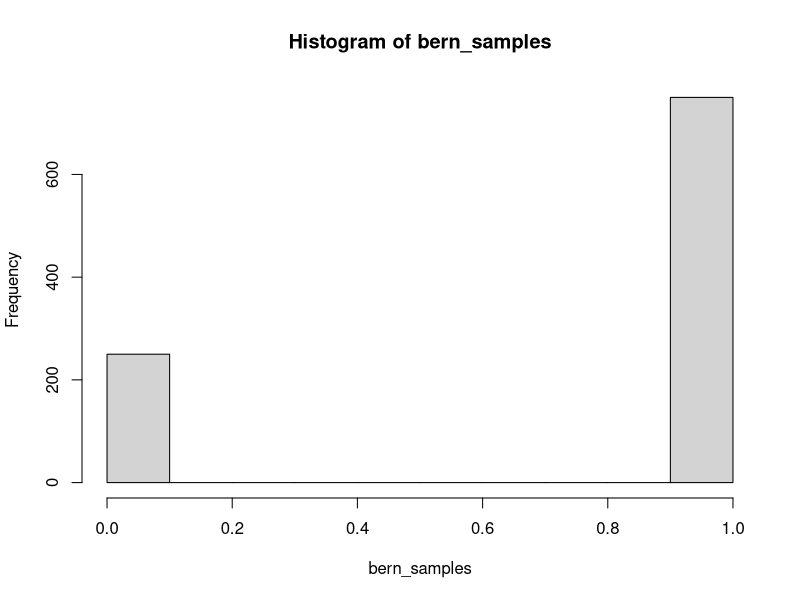
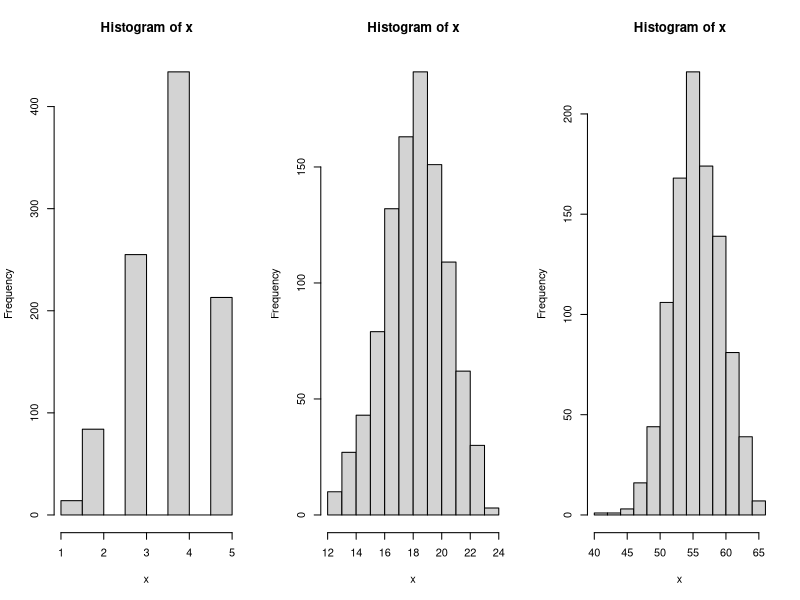
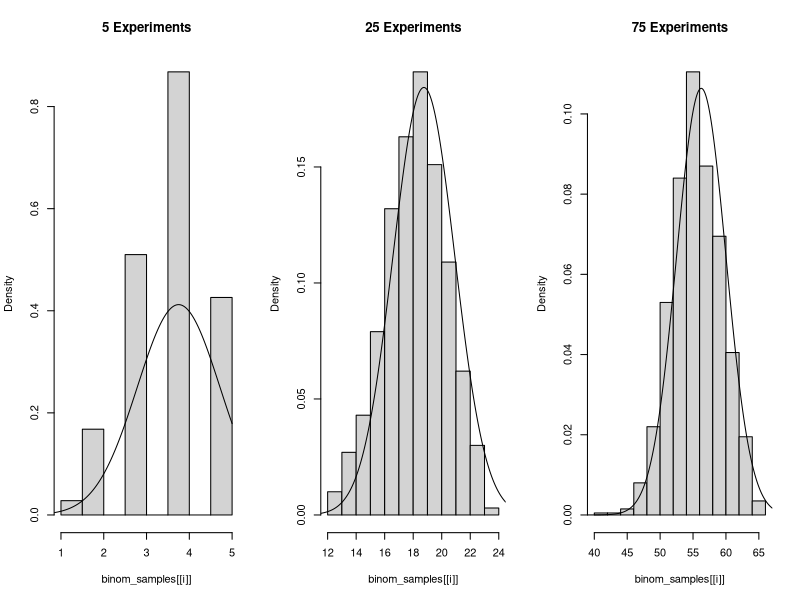
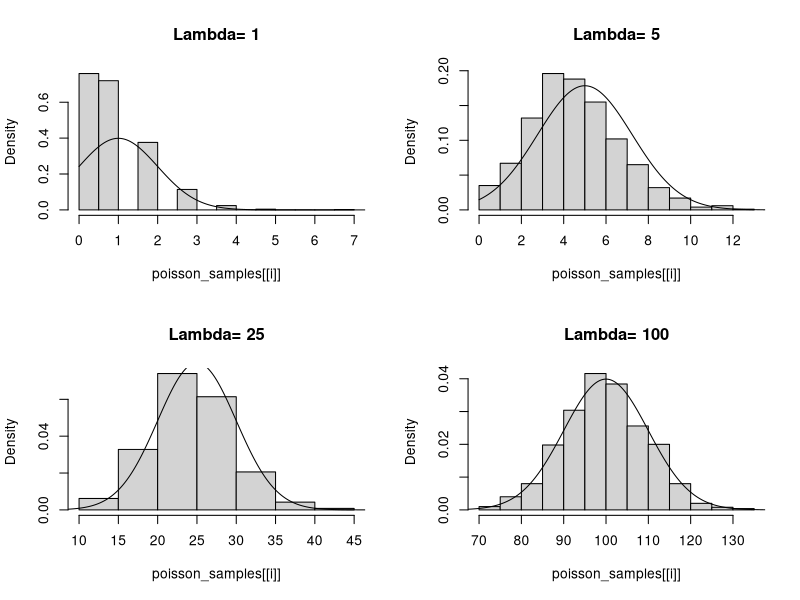
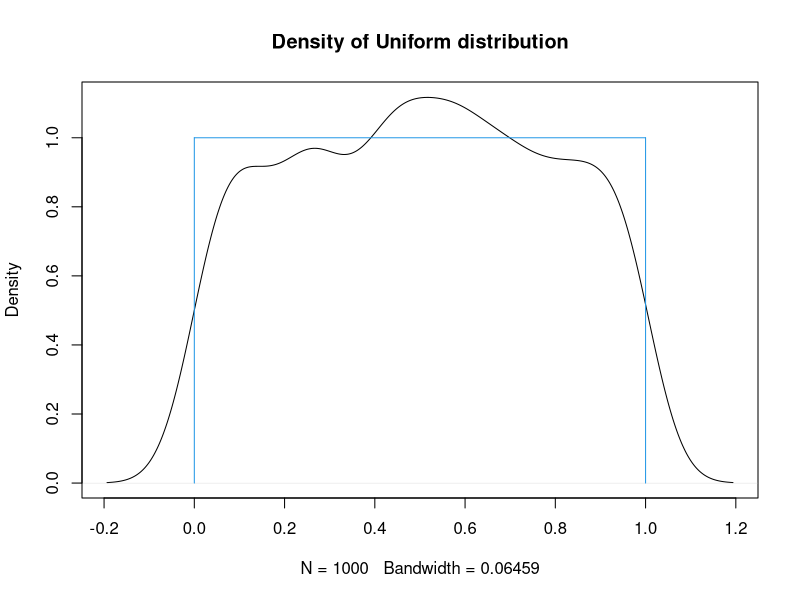
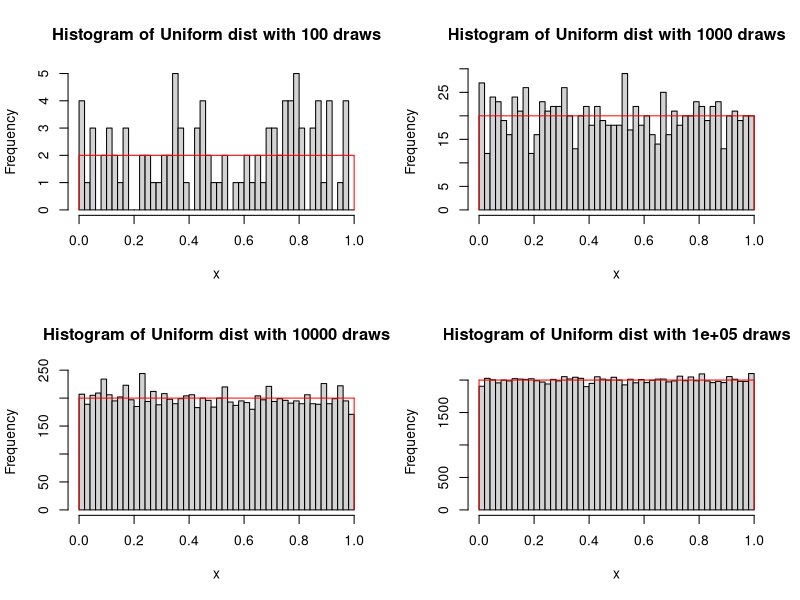
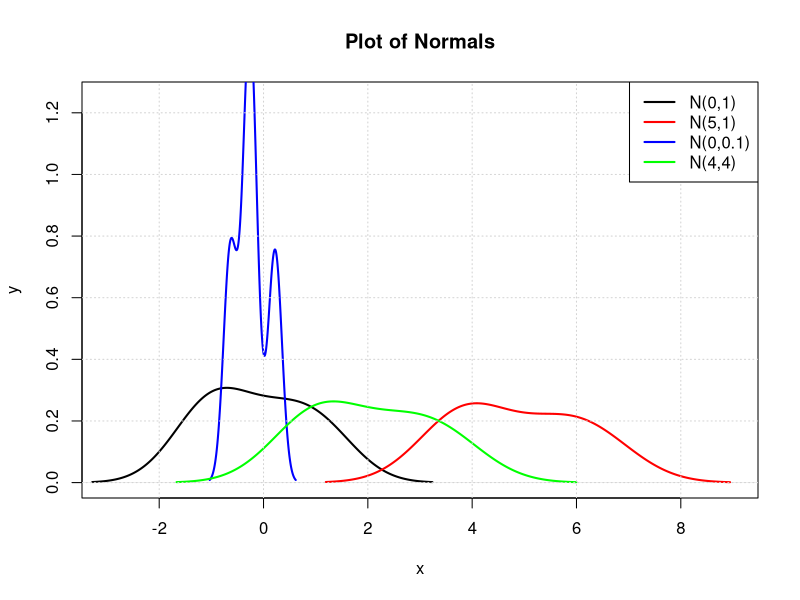
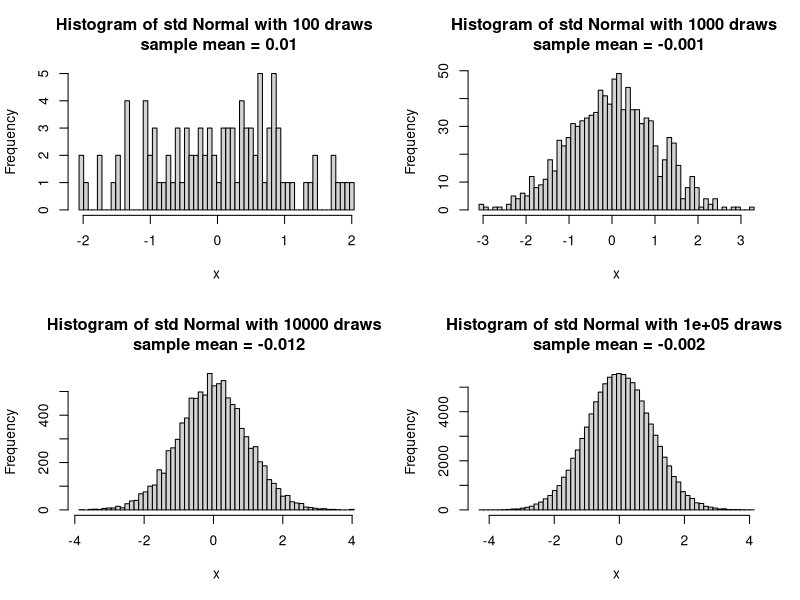

Source code (R) for these figures, in order:
##--------------------------------------------
##
## Exploring Data in R (lecture 1)
##
## Class: PCE Data Science 350
##
## Contains examples of:
##
## -Working with Distributions
##
##--------------------------------------------

##-----Exploring data Visually----
# Bernoulli (Binomial with n = 1)
p = 0.75
n = 1000
bern_samples = rbinom(n, 1, p) # Compute random draws
bern_sample_mean = sum(bern_samples)/length(bern_samples)
print(paste('p =', as.character(p), '   Sample mean = ', as.character(bern_sample_mean)))
bern_sample_var = bern_sample_mean * (1-bern_sample_mean)
bern_var = p*(1-p)
print(paste('Brenoulli variance = ', as.character(bern_var), '   Sample varience = ', as.character(bern_sample_var)))
hist(bern_samples)


# Binomial
N = c(5, 25, 75) # parameter list
binom_samples = lapply(N, function(x) rbinom(n, x, p))  # Compute list of random draws

binom_sample_means = lapply(binom_samples, mean)  # Compute list of sample means
binom_means = N*p
data.frame(BinomialMean = binom_means, SampleMean = unlist(binom_sample_means))

binom_sample_vars = lapply(binom_samples, var) # Compute list of sample variance
binom_vars = N*p*(1-p)
data.frame(BinomialVariance = binom_vars, SampleVariance = unlist(binom_sample_vars))
par(mfrow=c(1,3))
invisible(lapply(binom_samples, function(x) hist(x))) # histograms of random draws
par(mfrow=c(1,1))

# Compare Normal Approximation to binomial
par(mfrow=c(1,3))
for (i in 1:3){
  hist(binom_samples[[i]], main=paste(N[i],'Experiments'), freq=FALSE)
  x_norm = seq(0,N[i], by = 0.025)
  y_norm = dnorm(x_norm, mean=binom_means[i], sd=sqrt(binom_vars[i]))
  lines(x_norm, y_norm)
}
par(mfrow=c(1,1))


#Normal approximation to p(x=4)
pnorm(4.5, mean=binom_means[[1]], sd=sqrt(binom_vars[[1]])) -
  pnorm(3.5, mean=binom_means[[1]], sd=sqrt(binom_vars[[1]]))
#Empirical p(x=4)
sum(binom_samples[[1]]==4)/1000

#Normal approximation to p(x=18)
pnorm(18.5, mean=binom_means[[2]], sd=sqrt(binom_vars[[2]])) -
  pnorm(17.5, mean=binom_means[[2]], sd=sqrt(binom_vars[[2]]))
#Empirical p(x=18)
sum(binom_samples[[2]]==18)/1000

#Normal approximation to p(x=55)
pnorm(55.5, mean=binom_means[[3]], sd=sqrt(binom_vars[[3]])) -
  pnorm(54.5, mean=binom_means[[3]], sd=sqrt(binom_vars[[3]]))
#Empirical p(x=18)
sum(binom_samples[[3]]==55)/1000

# Poisson Distribution
lambda = c(1,5,25,100) # list of parmeters
poisson_samples = lapply(lambda, function(x) rpois(n, x))
poisson_sample_means = lapply(poisson_samples, mean) # Compute sample mean
poisson_sample_vars = lapply(poisson_samples, var) # Compute sample variance
data.frame(PoissonMean = lambda, SampleMean = unlist(poisson_sample_means), SampleVar = unlist(poisson_sample_vars))

#Normal approximation
par(mfrow=c(2,2))
for (i in 1:4){
  hist(poisson_samples[[i]], main=paste('Lambda=',lambda[i]), freq=FALSE)
  x_norm = seq(0,10*lambda[i], by = 0.025)
  y_norm = dnorm(x_norm, mean=lambda[i], sd=sqrt(lambda[i]))
  lines(x_norm, y_norm)
}
par(mfrow=c(1,1))


# The Uniform Distribution
n = 1000
uniform_samples = runif(n)

plot(density(uniform_samples), main = 'Density of Uniform distribution') ## density plot
lines(c(0,0),c(0,1), col = 556)
lines(c(0,1),c(1,1), col = 556)
lines(c(1,1),c(0,1), col = 556)


# Simulation with different n
n = c(100, 1000, 10000, 100000)
unifs = lapply(n, runif)


unif.hist = function(x, n) { 
  title = paste('Histogram of Uniform dist with', as.character(n), 'draws')
  breaks = seq(0, 1, length.out = 51)
  hist(x, breaks = breaks, main = title) 
  h = n/50
  lines(c(0,0),c(0,h), col = 'red')
  lines(c(0, 1),c(h, h), col = 'red')
  lines(c(1,1),c(0,h), col = 'red')
}

par(mfrow = c(2,2))
Map(unif.hist, unifs, n)
par(mfrow = c(1,1))


# The Normal Distribution
# Try different parameters
n_params = list(c(0,1),c(5,1),c(0,0.1),c(4,4))
norm_samples = lapply(n_params,function(x) rnorm(n,mean=x[1], sd=sqrt(x[2])))

par(mfrow=c(1,1))
colors = c('black', 'red', 'blue', 'green')
plot(density(norm_samples[[1]]), xlim=c(-3,9),ylim=c(0,1.25),
     col=colors[1], lwd=2, xlab='x', ylab='y', main='Plot of Normals')
for (i in 2:4){
  lines(density(norm_samples[[i]]), col=colors[i], lwd=2)
}
grid()
legend('topright',c('N(0,1)','N(5,1)','N(0,0.1)','N(4,4)'),
       lwd=2,lty=1,col=colors)


# Try different numbers of random draws
n = c(100, 1000, 10000, 100000)
norms = lapply(n, function(x) rnorm(x))


norm.hist = function(x, n) { 
  xbar = as.character(round(mean(x), digits = 3))
  title = paste('Histogram of std Normal with', as.character(n), 
                'draws \n', 'sample mean =', xbar)
  breaks = seq(min(x), max(x), length.out = 61)
  hist(x, breaks = breaks, main = title) 
}

par(mfrow = c(2,2))
Map(norm.hist, norms, n)
par(mfrow = c(1,1))
